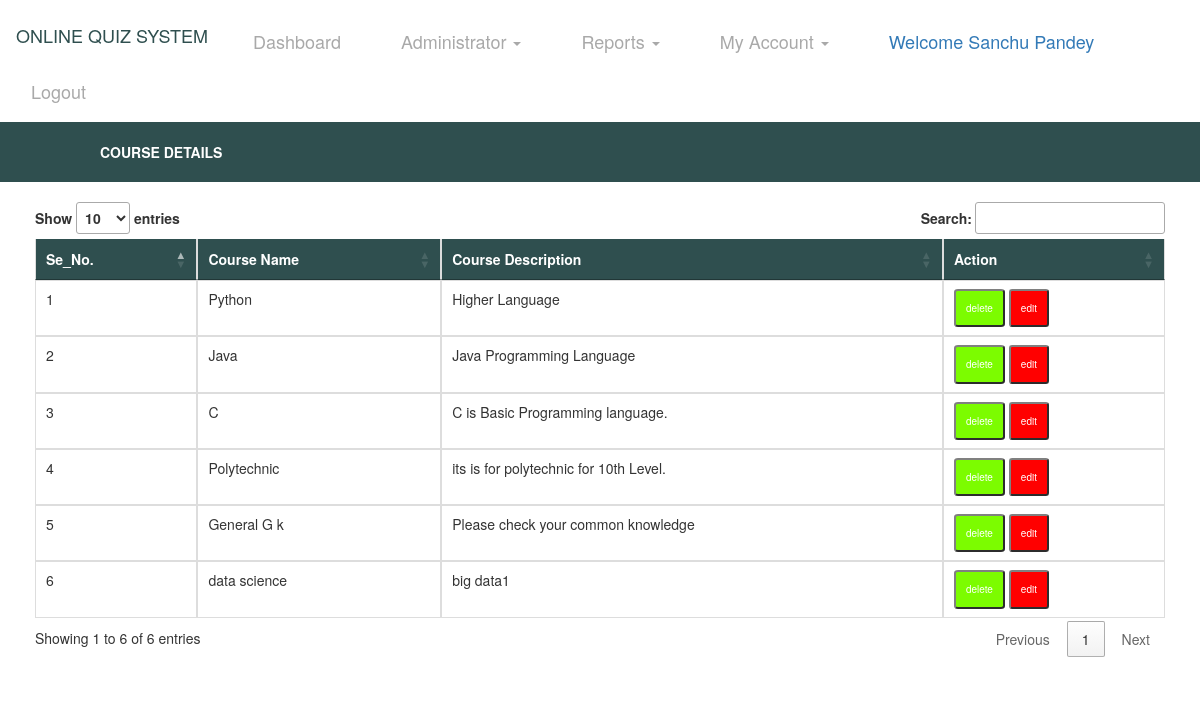
Screenshot of /coursereport/ (signed in) with the database file from the repository.
### Quiz/models.py (models this page shows, shortened)
class Course(models.Model):
    course_name = models.CharField(max_length=50, null=True)
    description = models.TextField(null=True)

### Quiz/views.py (the view)
# urls.py: path('coursereport/', CourseReport, name='coursereport'),
def CourseReport(request):
    if not request.user.is_authenticated:
        return redirect('tutorlogin')
    student1 = Course.objects.all()
    d = {'topicdetail': student1}
    return render(request,'coursereport.html',d)

### Quiz/templates/coursereport.html (shortened to what this page needs)
{% extends 'base2.html' %}
{% load static %}
{% block body %}
<div style="background-color:DarkSlateGrey;padding:20px">
        <table width="1000" align="center">
    <tr><th style="color:white">COURSE DETAILS</th>
    </tr>
</table>
</div>
<div class="container" style="padding:20px;border:0px solid white">
<table class="table table-bordered" id="myTable" style="border:0px solid white">
  <thead style="background-color:DarkSlateGrey;color:white;border-color:white">
  <tr>
    <th>Se_No.</th>
    <th>Course Name</th>
       <th>Course Description</th>
    <th>Action</th>
  </tr>
  </thead>
   <tbody style="border-color:white">
    {% for i in topicdetail %}
  <tr>
    <td>{{forloop.counter}}</td>
    <td>{{i.course_name}}</td>
      <td>{{i.description}}</td>
    <td><a href="{% url 'deletecourse' i.id %}"><button class="button button1">delete</button></a>
      <a href="{% url 'editcourse' i.id %}"><button class="button3 button2">edit</button></a></td>
  </tr>
    {% endfor %}
    </tbody>
</table>
</div>
{% endblock %}

### Quiz/templates/base2.html (shortened to what this page needs)
<!DOCTYPE html>
<html lang="en">
<head>
    {% load static %}
  <link rel="stylesheet" href="https://maxcdn.bootstrapcdn.com/bootstrap/3.4.0/css/bootstrap.min.css">
  <link rel = stylesheet href = "//cdn.datatables.net/1.10.19/css/jquery.dataTables.min.css">
</head>
<body>
<nav class="navbar navbar-expand-sm bg-info navbar-dark" style="background-color:white">
    <ul class="nav navbar-nav">
      <li class="navbar-brand" style="color:DarkSlateGrey"><h4>ONLINE QUIZ SYSTEM</h4></li>
            <li class="navbar-brand"><a href="{% url 'userdashboard' %}" style="color:darkgrey">Dashboard</a></li>
      <li class="navbar-brand"><a class="dropdown-toggle" data-toggle="dropdown" href="#" style="color:darkgrey;bottom-padding:18px">Administrator  <span class="caret"></span></a>
      </li>
      <li class="navbar-brand"><a class="dropdown-toggle" data-toggle="dropdown" href="#" style="color:darkgrey;bottom-padding:18px">Reports  <span class="caret"></span></a>
      </li>
      <li class="navbar-brand"><a class="dropdown-toggle" data-toggle="dropdown" href="#" style="color:darkgrey;bottom-padding:18px">My Account  <span class="caret"></span></a>
      </li>
        <li class="navbar-brand"> <a href="#" style="color:Black margin-top:25px">Welcome {{request.user.first_name}} {{request.user.last_name}}</a></li>
        <li class="navbar-brand"><a href="{% url 'logout' %}" style="color:darkgrey">Logout</a></li>
    </ul>
</nav>
{% block body %}
{% endblock %}
</body>
</html>

### Quiz/templates/coursereport.html (style rules this page uses)
.button { background-color: LawnGreen; color: white; padding:10px; text-align: center; text-decoration: none; display: inline-block; font-size: 10px; cursor: pointer; }
.button3 { background-color: red; color: white; padding:10px; text-align: center; text-decoration: none; display: inline-block; font-size: 10px; cursor: pointer; }
.button1 { border-radius:8%; border-color:grey; }
.button2 { border-radius:8%; border-color:grey; }
#myTable { border-color:white; }

### rows the page displays
Course: course_name "Python", description "Higher Language"
Course: course_name "Java", description "Java Programming Language"
Course: course_name "C", description "C is Basic Programming language."
Course: course_name "Polytechnic", description "its is for polytechnic for 10th Level."
Course: course_name "General G k", description "Please check your common knowledge"
Course: course_name "data science", description "big data1"

### other values shown
{{ request.user.first_name }} "Sanchu"
{{ request.user.last_name }} "Pandey"
